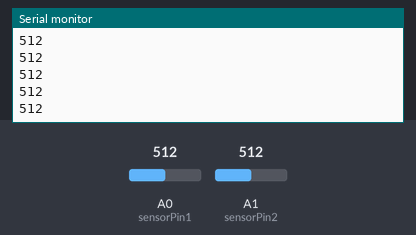
Bench run of a sketch on a simulated Arduino Uno, built with avr-gcc and run on an emulated ATmega328P. Shown: the last lines printed to the serial monitor. The test bench sets the inputs (shaded band); at power-on: A0 (sensorPin1) = 512, A1 (sensorPin2) = 512.

Above: at 1.2 s.
1.3 s: A0 (sensorPin1) set to 716
At 2.0 s:
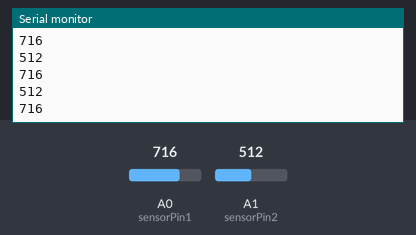
2.8 s: A1 (sensorPin2) set to 716
At 3.6 s:
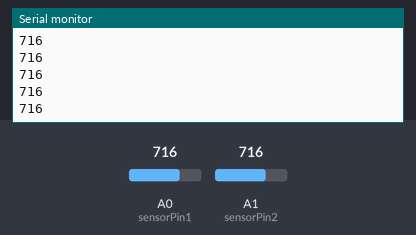
4.3 s: A0 (sensorPin1) set to 900
At 4.8 s:
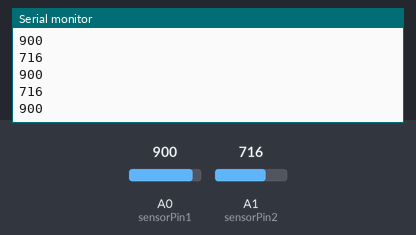
5.8 s: A1 (sensorPin2) set to 511
At 6.7 s:
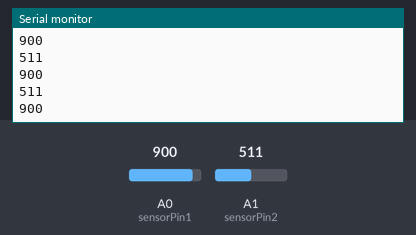
Timing chart, 0 to 8.3 s (numbered marks = the images above; inputs shaded):
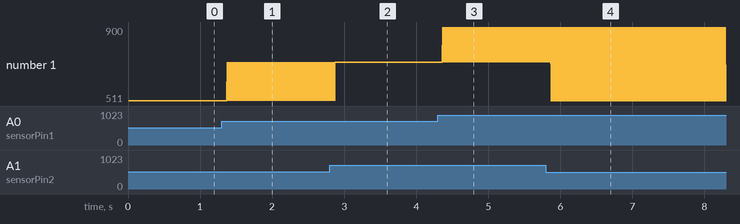

The sketch:

GPS_Tracker_Rocket.ino
```cpp
#include "SoftwareSerial.h"
#include "TinyGPS++.h"
SoftwareSerial ss(10,11);
TinyGPSPlus gps;
int sensorPin1 = A0;
int sensorPin2 = A1;
int sensorValue1 = 0;
int sensorValue2 = 0;
char line;
void setup() {
  Serial.begin(9600);
  ss.begin(9600);
  Serial.println("GPS Start");
}

void loop() {
  sensorValue1 = analogRead(sensorPin1);
  Serial.println(sensorValue1);
  sensorValue2 = analogRead(sensorPin2);
  Serial.println(sensorValue2);
}
```

Measured:
- after the input at 1.3 s, the serial monitor: prints a new line after 0.07 s (image 1)
- after the input at 4.3 s, the serial monitor: prints a new line after 0.07 s (image 3)
- after the input at 5.8 s, the serial monitor: prints a new line after 0.07 s (image 4)
- plotted number 1: 512 → 716 after the input at 1.3 s, 716 → 511 after the input at 5.8 s
